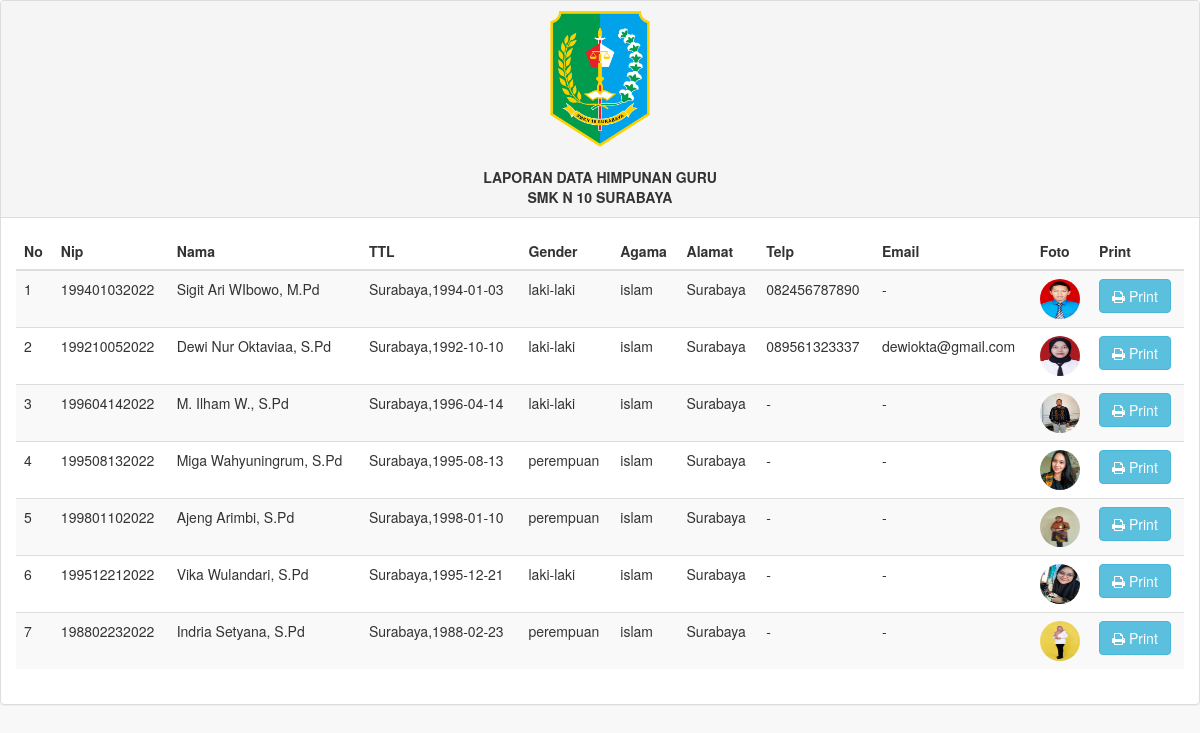
Screenshot of /Laporan/data_guru.php with the database file from the repository.
### tables this page shows
CREATE TABLE `data_guru` (
  `id_guru` int(11) NOT NULL,
  `nama_guru` varchar(20) NOT NULL,
  `nip` varchar(12) NOT NULL,
  `kelamin` varchar(15) NOT NULL,
  `alamat_guru` text NOT NULL,
  `telpon_guru` varchar(12) NOT NULL,
  `username` varchar(20) NOT NULL,
  `password` varchar(100) NOT NULL,
  `gelar` varchar(100) NOT NULL,
  `tempat_lahir` varchar(100) NOT NULL,
  `tanggal_lahir` date NOT NULL,
  `agama` varchar(100) NOT NULL,
  `email` varchar(100) NOT NULL,
  `photo` varchar(100) NOT NULL
);

### Laporan/data_guru.php (the view, shortened to what this page needs)
<!DOCTYPE html>
<html>
<head>
    <link href="../assets/plugins/bootstrap/bootstrap.css" rel="stylesheet" />
    <link href="../assets/font-awesome/css/font-awesome.css" rel="stylesheet" />
    <link href="../assets/plugins/pace/pace-theme-big-counter.css" rel="stylesheet" />
    <link href="../assets/css/style.css" rel="stylesheet" />
      <link href="../assets/css/main-style.css" rel="stylesheet" />
    <link href="../assets/plugins/dataTables/dataTables.bootstrap.css" rel="stylesheet" />
    <link href="../assets/plugins/morris/morris-0.4.3.min.css" rel="stylesheet" />
</head>
<body>
<div class="panel panel-default">
    <div class="panel-heading">
<center>
<img src="../assets/img/logosmkk.png" alt="" width="100" class="img-responsive" style="border-radius: 7%;"> <br>
<b>LAPORAN DATA HIMPUNAN GURU</b> <br>
<b>SMK N 10 SURABAYA</b>
</center>
    </div>
       <div class="table-responsive">
    <div class="panel-body">
        <div class="table-responsive">
             <table class="table table-striped table-hover" id="dataTables-example">
                <thead>
                    <tr>
                        <th>No</th>
                        <th>Nip</th>
                        <th>Nama</th>
                        <th>TTL</th>
                        <th>Gender</th>
                        <th>Agama</th>
                        <th>Alamat</th>
                        <th>Telp</th>
                        <th>Email</th>
                        <th>Foto</th>
                        <th>Print</th>
                    </tr>
                </thead>
                <tbody>
                    <?php
                    include '../koneksi/-koneksi.php';
                    $sql = mysqli_query($mysqli,"select * from data_guru") or die (mysqli_error($mysqli));
                    $no=1;
                    while ($data = mysqli_fetch_array($sql)){
                    ?>
                    <tr class="odd gradeX">
                        <td><?php echo $no++; ?></td>
                        <td><?php echo $data['nip']; ?></td>
                        <td><?php echo $data['nama_guru']; ?>, <?php echo $data['gelar']; ?></td>
                        <td><?php echo $data['tempat_lahir']; ?>,<?php echo $data['tanggal_lahir']; ?></td>
                        <td><?php echo $data['kelamin']; ?></td>
                        <td><?php echo $data['agama']; ?></td>
                        <td><?php echo $data['alamat_guru']; ?></td>
                        <td><?php echo $data['telpon_guru']; ?></td>
                        <td><?php echo $data['email']; ?></td>
                        <td>
                            <?php
                                if ($data['photo'] != null) {
                            ?>
                            <img src="../photo_guru/<?php echo $data['photo'];?>" onerror="this.src='../photo_guru/nopic.jpg'" height="40" width="40" align="middle" style="border-radius: 100%;">
                            <?php
                                }else {
                            ?>
                            <img src="../photo_guru/nopic.jpg" onerror="this.src='../photo_guru/nopic.jpg'" height="40" width="40" align="middle" style="border-radius: 100%;">
                            <?php
                                }
                            ?>
                        </td>
                        <td>
                              <a href="../Laporan/detail_guru.php?kdsis=<?php echo $data['id_guru']; ?> "><button type="" class="btn btn-info"><i class="fa fa-print"></i> Print</button></a>
                        </td>
                    </tr>
                    <?php } ?>
                </tbody>
            </table>
        </div>
    </div>
</div>
</div>
</body>
</html>

### assets/css/style.css (style rules this page uses)
body { background-color: #f8f8f8; }

### rows the page displays
data_guru: nip "199401032022", nama_guru "Sigit Ari WIbowo", gelar "M.Pd", tempat_lahir "Surabaya", tanggal_lahir "1994-01-03", kelamin "laki-laki", agama "islam", alamat_guru "Surabaya", telpon_guru "082456787890", email "-", photo (picture)
data_guru: nip "199210052022", nama_guru "Dewi Nur Oktaviaa", gelar "S.Pd", tempat_lahir "Surabaya", tanggal_lahir "1992-10-10", kelamin "laki-laki", agama "islam", alamat_guru "Surabaya", telpon_guru "089561323337", email "dewiokta@gmail.com", photo (picture)
data_guru: nip "199604142022", nama_guru "M. Ilham W.", gelar "S.Pd", tempat_lahir "Surabaya", tanggal_lahir "1996-04-14", kelamin "laki-laki", agama "islam", alamat_guru "Surabaya", telpon_guru "-", email "-", photo (picture)
data_guru: nip "199508132022", nama_guru "Miga Wahyuningrum", gelar "S.Pd", tempat_lahir "Surabaya", tanggal_lahir "1995-08-13", kelamin "perempuan", agama "islam", alamat_guru "Surabaya", telpon_guru "-", email "-", photo (picture)
data_guru: nip "199801102022", nama_guru "Ajeng Arimbi", gelar "S.Pd", tempat_lahir "Surabaya", tanggal_lahir "1998-01-10", kelamin "perempuan", agama "islam", alamat_guru "Surabaya", telpon_guru "-", email "-", photo (picture)
data_guru: nip "199512212022", nama_guru "Vika Wulandari", gelar "S.Pd", tempat_lahir "Surabaya", tanggal_lahir "1995-12-21", kelamin "laki-laki", agama "islam", alamat_guru "Surabaya", telpon_guru "-", email "-", photo (picture)
data_guru: nip "198802232022", nama_guru "Indria Setyana", gelar "S.Pd", tempat_lahir "Surabaya", tanggal_lahir "1988-02-23", kelamin "perempuan", agama "islam", alamat_guru "Surabaya", telpon_guru "-", email "-", photo (picture)
